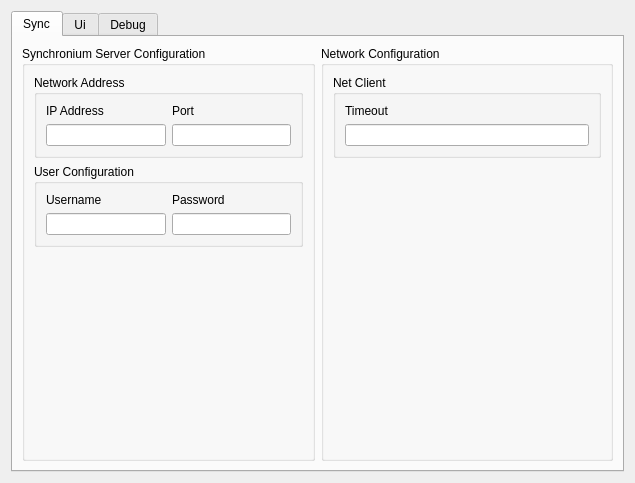
<?xml version="1.0" encoding="UTF-8"?>
<ui version="4.0">
 <class>SettingsDialog</class>
 <widget class="QDialog" name="SettingsDialog">
  <property name="geometry">
   <rect>
    <x>0</x>
    <y>0</y>
    <width>635</width>
    <height>483</height>
   </rect>
  </property>
  <property name="sizePolicy">
   <sizepolicy hsizetype="Preferred" vsizetype="Preferred">
    <horstretch>0</horstretch>
    <verstretch>0</verstretch>
   </sizepolicy>
  </property>
  <property name="windowTitle">
   <string>RETK Settings</string>
  </property>
  <property name="windowIcon">
   <iconset resource="../../Resources.qrc">
    <normaloff>:/logo</normaloff>:/logo</iconset>
  </property>
  <layout class="QVBoxLayout" name="settings_dialog_layout">
   <item>
    <widget class="QTabWidget" name="tabBar">
     <property name="enabled">
      <bool>true</bool>
     </property>
     <property name="sizePolicy">
      <sizepolicy hsizetype="Preferred" vsizetype="Preferred">
       <horstretch>0</horstretch>
       <verstretch>0</verstretch>
      </sizepolicy>
     </property>
     <property name="currentIndex">
      <number>0</number>
     </property>
     <widget class="QWidget" name="tabSync">
      <attribute name="icon">
       <iconset resource="../../Resources.qrc">
        <normaloff>:/sync</normaloff>:/sync</iconset>
      </attribute>
      <attribute name="title">
       <string>Sync</string>
      </attribute>
      <layout class="QVBoxLayout" name="networkTab_layout">
       <item>
        <layout class="QHBoxLayout" name="layoutSync" stretch="0,0">
         <item>
          <widget class="QGroupBox" name="gbSyncConfig">
           <property name="title">
            <string>Synchronium Server Configuration</string>
           </property>
           <layout class="QVBoxLayout" name="gb_network_status_layout" stretch="0,0,0">
            <item>
             <widget class="QGroupBox" name="gbNetAddress">
              <property name="title">
               <string>Network Address</string>
              </property>
              <layout class="QVBoxLayout" name="gb_netStatusBox_layout">
               <item>
                <layout class="QHBoxLayout" name="horizontalLayout_5">
                 <item>
                  <widget class="QLabel" name="labelIP">
                   <property name="text">
                    <string>IP Address</string>
                   </property>
                  </widget>
                 </item>
                 <item>
                  <widget class="QLabel" name="labelPort">
                   <property name="text">
                    <string>Port</string>
                   </property>
                  </widget>
                 </item>
                </layout>
               </item>
               <item>
                <layout class="QHBoxLayout" name="horizontalLayout_2">
                 <item>
                  <widget class="QLineEdit" name="editIP"/>
                 </item>
                 <item>
                  <widget class="QLineEdit" name="editPort"/>
                 </item>
                </layout>
               </item>
              </layout>
             </widget>
            </item>
            <item>
             <widget class="QGroupBox" name="gbEditSyncConfig">
              <property name="title">
               <string>User Configuration</string>
              </property>
              <layout class="QVBoxLayout" name="gb_edit_dns_layout">
               <item>
                <layout class="QHBoxLayout" name="horizontalLayout_4">
                 <item>
                  <widget class="QLabel" name="labelUser">
                   <property name="text">
                    <string>Username</string>
                   </property>
                  </widget>
                 </item>
                 <item>
                  <widget class="QLabel" name="labelPass">
                   <property name="text">
                    <string>Password</string>
                   </property>
                  </widget>
                 </item>
                </layout>
               </item>
               <item>
                <layout class="QHBoxLayout" name="horizontalLayout_3">
                 <item>
                  <widget class="QLineEdit" name="editUser"/>
                 </item>
                 <item>
                  <widget class="QLineEdit" name="editPass"/>
                 </item>
                </layout>
               </item>
              </layout>
             </widget>
            </item>
            <item>
             <spacer name="networkTabSpacerLeft">
              <property name="orientation">
               <enum>Qt::Vertical</enum>
              </property>
              <property name="sizeHint" stdset="0">
               <size>
                <width>20</width>
                <height>40</height>
               </size>
              </property>
             </spacer>
            </item>
           </layout>
          </widget>
         </item>
         <item>
          <widget class="QGroupBox" name="gbNetConfig">
           <property name="title">
            <string>Network Configuration</string>
           </property>
           <layout class="QVBoxLayout" name="gb_psn_config_layout">
            <item>
             <widget class="QGroupBox" name="gbNetClient">
              <property name="title">
               <string>Net Client</string>
              </property>
              <layout class="QVBoxLayout" name="gb_psnStatusBox_layout">
               <item>
                <widget class="QLabel" name="labelTimeout">
                 <property name="text">
                  <string>Timeout</string>
                 </property>
                </widget>
               </item>
               <item>
                <widget class="QLineEdit" name="editTimeout"/>
               </item>
              </layout>
             </widget>
            </item>
            <item>
             <spacer name="networkTabSpacerRight">
              <property name="orientation">
               <enum>Qt::Vertical</enum>
              </property>
              <property name="sizeHint" stdset="0">
               <size>
                <width>20</width>
                <height>40</height>
               </size>
              </property>
             </spacer>
            </item>
           </layout>
          </widget>
         </item>
        </layout>
       </item>
      </layout>
     </widget>
     <widget class="QWidget" name="guiTab">
      <attribute name="icon">
       <iconset resource="../../Resources.qrc">
        <normaloff>:/uikit</normaloff>:/uikit</iconset>
      </attribute>
      <attribute name="title">
       <string>Ui</string>
      </attribute>
      <layout class="QVBoxLayout" name="guiTab_layout">
       <item>
        <layout class="QHBoxLayout" name="guiTabLayout" stretch="1,1">
         <item>
          <layout class="QVBoxLayout" name="guiTabLayoutLeft">
           <item>
            <widget class="QGroupBox" name="gbStyleSheet">
             <property name="title">
              <string>UI Stylesheets</string>
             </property>
             <layout class="QVBoxLayout" name="gb_stylesheets_layout">
              <item>
               <widget class="QComboBox" name="comboStyles"/>
              </item>
              <item>
               <widget class="QPushButton" name="pbApplySheet">
                <property name="text">
                 <string>Apply</string>
                </property>
               </widget>
              </item>
             </layout>
            </widget>
           </item>
           <item>
            <widget class="QGroupBox" name="gb_colors">
             <property name="title">
              <string>UI Colors</string>
             </property>
             <layout class="QVBoxLayout" name="gb_colors_layout">
              <property name="leftMargin">
               <number>9</number>
              </property>
              <property name="topMargin">
               <number>9</number>
              </property>
              <property name="rightMargin">
               <number>9</number>
              </property>
              <property name="bottomMargin">
               <number>9</number>
              </property>
              <item>
               <widget class="QCheckBox" name="cbCustomColors">
                <property name="text">
                 <string>Use custom UI Colors</string>
                </property>
               </widget>
              </item>
              <item>
               <spacer name="guiTabSpacerLeft">
                <property name="orientation">
                 <enum>Qt::Vertical</enum>
                </property>
                <property name="sizeType">
                 <enum>QSizePolicy::MinimumExpanding</enum>
                </property>
                <property name="sizeHint" stdset="0">
                 <size>
                  <width>0</width>
                  <height>0</height>
                 </size>
                </property>
               </spacer>
              </item>
             </layout>
            </widget>
           </item>
          </layout>
         </item>
         <item>
          <layout class="QVBoxLayout" name="guiTabLayoutRight">
           <item>
            <widget class="QGroupBox" name="gbUiOptions">
             <property name="title">
              <string>UI Options</string>
             </property>
             <layout class="QVBoxLayout" name="gb_gui_options_layout">
              <item>
               <widget class="QCheckBox" name="cbShowWelcome">
                <property name="text">
                 <string>Show Welcome Screen</string>
                </property>
               </widget>
              </item>
              <item>
               <widget class="QCheckBox" name="cbShowAutoconnect">
                <property name="text">
                 <string>Show Auto Connect Promt</string>
                </property>
               </widget>
              </item>
              <item>
               <spacer name="guiTabSpacerRight">
                <property name="orientation">
                 <enum>Qt::Vertical</enum>
                </property>
                <property name="sizeType">
                 <enum>QSizePolicy::MinimumExpanding</enum>
                </property>
                <property name="sizeHint" stdset="0">
                 <size>
                  <width>0</width>
                  <height>0</height>
                 </size>
                </property>
               </spacer>
              </item>
             </layout>
            </widget>
           </item>
           <item>
            <widget class="QGroupBox" name="gb_updates">
             <property name="title">
              <string>Check for updates on startup</string>
             </property>
             <layout class="QVBoxLayout" name="layout_gb_updates">
              <item>
               <widget class="QComboBox" name="combo_updates"/>
              </item>
             </layout>
            </widget>
           </item>
           <item>
            <widget class="QGroupBox" name="gbDiscord">
             <property name="title">
              <string>Discord</string>
             </property>
             <layout class="QVBoxLayout" name="gb_discord_layout">
              <item>
               <widget class="QCheckBox" name="cbUseDiscordRPC">
                <property name="text">
                 <string>Use Discord Rich Presence</string>
                </property>
               </widget>
              </item>
             </layout>
            </widget>
           </item>
          </layout>
         </item>
        </layout>
       </item>
      </layout>
     </widget>
     <widget class="QWidget" name="tabDebug">
      <attribute name="icon">
       <iconset resource="../../Resources.qrc">
        <normaloff>:/bug</normaloff>:/bug</iconset>
      </attribute>
      <attribute name="title">
       <string>Debug</string>
      </attribute>
      <layout class="QVBoxLayout" name="debugTab_layout">
       <item>
        <layout class="QHBoxLayout" name="debugTabLayout" stretch="1,1">
         <item>
          <widget class="QGroupBox" name="gb_debug_gpu">
           <property name="enabled">
            <bool>true</bool>
           </property>
           <property name="title">
            <string>Plugin</string>
           </property>
           <property name="alignment">
            <set>Qt::AlignLeading|Qt::AlignLeft|Qt::AlignTop</set>
           </property>
           <layout class="QVBoxLayout" name="gb_debug_gpu_layout">
            <item alignment="Qt::AlignTop">
             <widget class="QCheckBox" name="debugOutput">
              <property name="text">
               <string>Debug Output</string>
              </property>
             </widget>
            </item>
           </layout>
          </widget>
         </item>
         <item>
          <widget class="QGroupBox" name="dbDebugMain">
           <property name="title">
            <string>Main</string>
           </property>
           <layout class="QVBoxLayout" name="gb_debug_core_layout">
            <item>
             <widget class="QCheckBox" name="cbXPSDebug">
              <property name="text">
               <string>XPS Debug</string>
              </property>
             </widget>
            </item>
            <item>
             <spacer name="verticalSpacer">
              <property name="orientation">
               <enum>Qt::Vertical</enum>
              </property>
              <property name="sizeHint" stdset="0">
               <size>
                <width>0</width>
                <height>0</height>
               </size>
              </property>
             </spacer>
            </item>
           </layout>
          </widget>
         </item>
        </layout>
       </item>
       <item>
        <spacer name="debugTabSpacer">
         <property name="orientation">
          <enum>Qt::Vertical</enum>
         </property>
         <property name="sizeHint" stdset="0">
          <size>
           <width>0</width>
           <height>0</height>
          </size>
         </property>
        </spacer>
       </item>
      </layout>
     </widget>
    </widget>
   </item>
  </layout>
 </widget>
 <resources>
  <include location="../../Resources.qrc"/>
 </resources>
 <connections/>
</ui>
